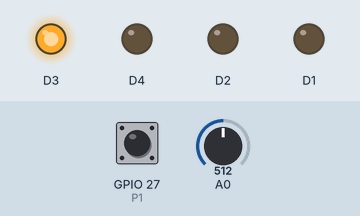
Simulated run of this sketch. Board: ESP8266 (NodeMCU). Shown: output pins drawn as LEDs (lit = HIGH). The inputs (shaded band) are chosen by the test bench; at power-on: A0 = 512, GPIO 27 (P1) HIGH.

Above: at 1.2 s.
1.3 s: A0 set to 716
At 2.5 s:
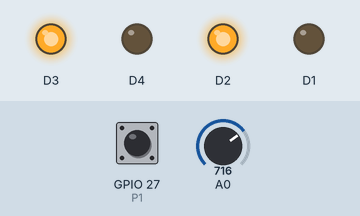
2.8 s: A0 set to 900
At 4.0 s:
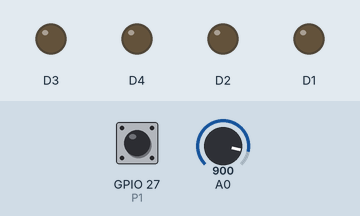
4.3 s: A0 set to 1023
At 5.2 s:
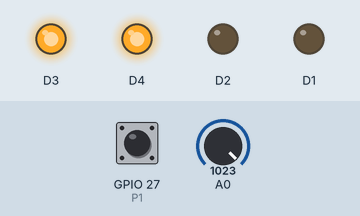
5.8 s: A0 set to 511
At 6.4 s:
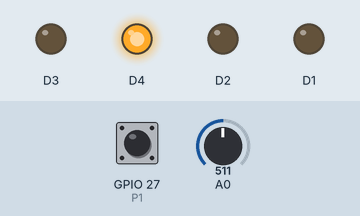
8.9 s: A0 set to 306
At 10.1 s:
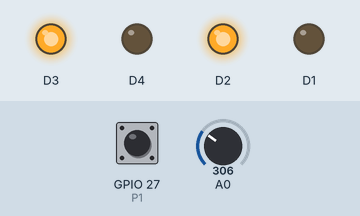
Timing chart, 0 to 11.4 s (numbered marks = the images above; inputs shaded):
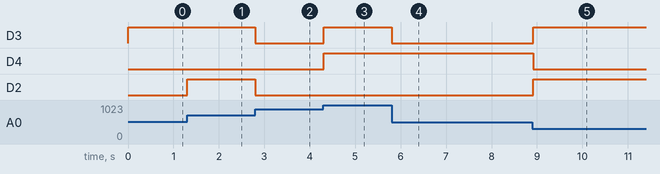

The sketch:

408_potUniSerial.ino
```cpp
#define BUZ 14
#define POT 34

#define P1 27

int vpot;

byte tabla[10][4] = {
  {0, 0, 0, 0},
  {0, 0, 0, 1},
  {0, 0, 1, 0},
  {0, 0, 1, 1},
  {0, 1, 0, 0},
  {0, 1, 0, 1},
  {0, 1, 1, 0},
  {0, 1, 1, 1},
  {1, 0, 0, 0},
  {1, 0, 0, 1},
};

void setup()
{
  Serial.begin(9600);

  pinMode(D1, OUTPUT);
  pinMode(D2, OUTPUT);
  pinMode(D3, OUTPUT);
  pinMode(D4, OUTPUT);

  pinMode(P1, INPUT_PULLUP);
}

void loop()
{
  vpot = analogRead(POT);

  int m = vpot / 1000;
  int c = (vpot - (m*1000)) / 100;
  int d = (vpot - ((m*1000) + (c*100))) / 10;
  int u = vpot - ((m*1000) + (c*100) + (d*10));

  if(!digitalRead(P1))
  {
    Serial.println("-----------------\n");
    Serial.printf("ValorPot: %d\nUnidades: %d\n", vpot, u);

    if(vpot % 2 == 0) Serial.println("Valor par: Si");
    else Serial.println("Valor par: No\n");
  }

  digitalWrite(D1, tabla[u][0]);
  digitalWrite(D2, tabla[u][1]);
  digitalWrite(D3, tabla[u][2]);
  digitalWrite(D4, tabla[u][3]);

  delay(100);
}
```

Measured:
- after the input at 1.3 s, D2: LOW → HIGH at once
- after the input at 2.8 s, D3, D2: HIGH → LOW at once
- after the input at 4.3 s, D3, D4: LOW → HIGH at once
- after the input at 5.8 s, D3: HIGH → LOW at once
- after the input at 8.9 s, D3, D2: LOW → HIGH at once; D4: HIGH → LOW at once
